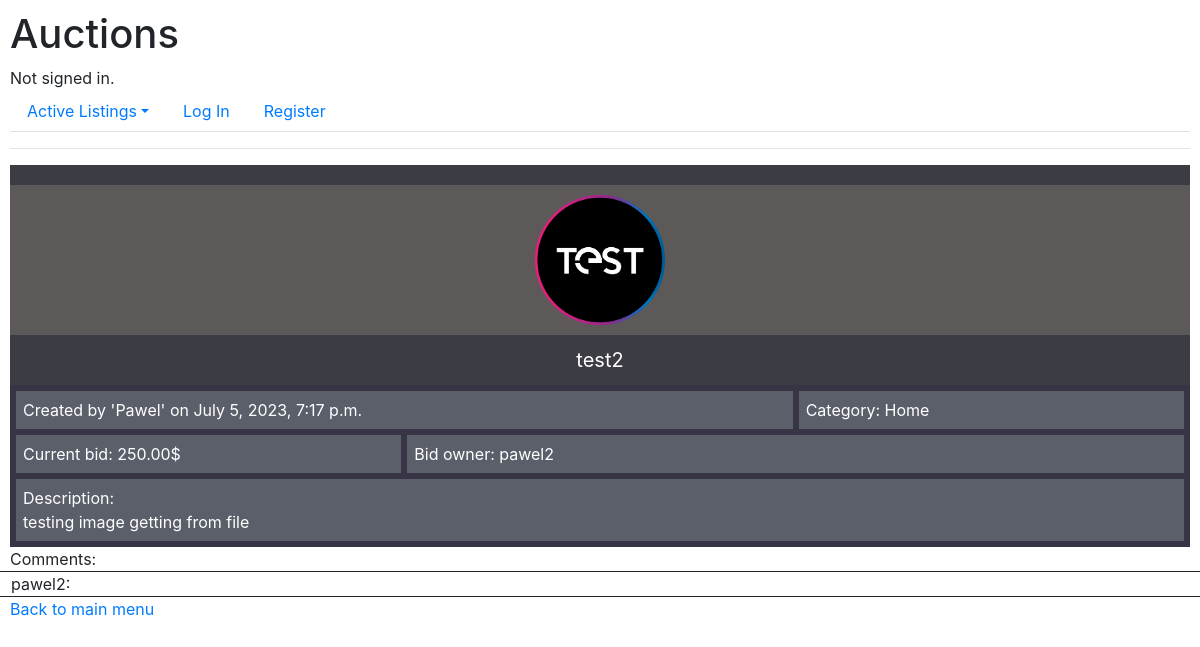
Page /details/2 on the earlier database version.
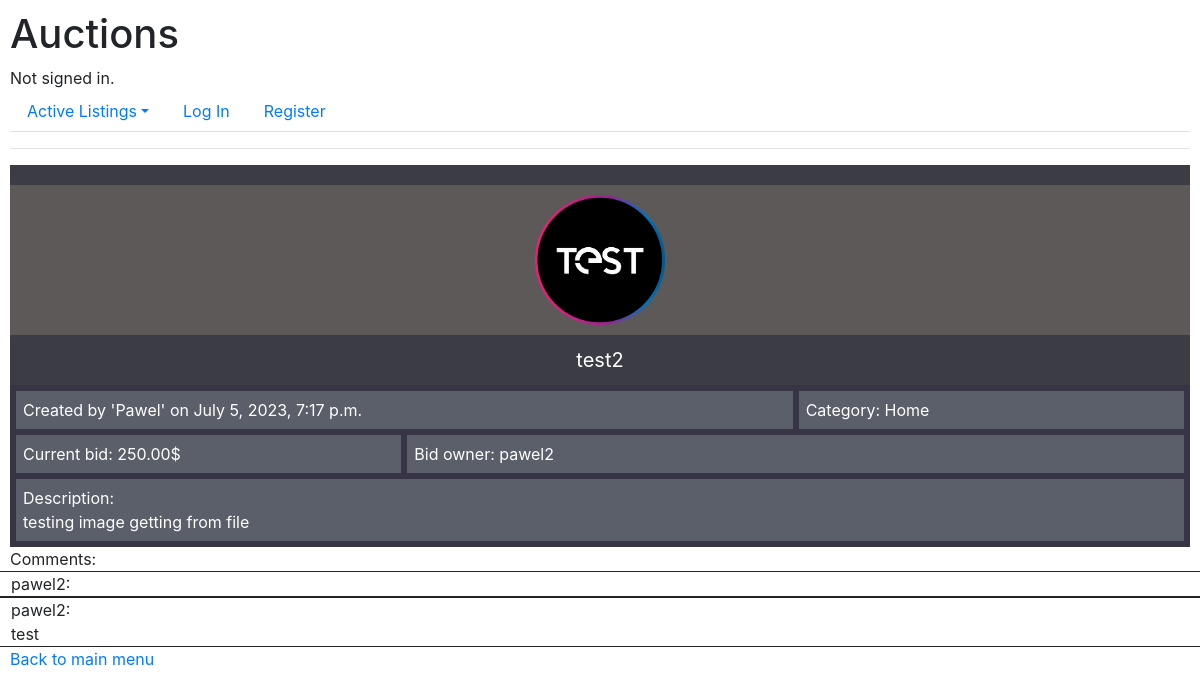
Same page on the later database version.
### auctions/models.py (models this page shows, shortened)
class Comment(models.Model):
    text = models.CharField(max_length=254)
    user = models.ForeignKey(User, on_delete=models.CASCADE, related_name="comment_owner")
    auction = models.ForeignKey(Auction, on_delete=models.CASCADE, related_name="auction_comment")

class User(AbstractUser):
    def __str__(self):
        return f"{self.username}"

### auctions/views.py (the view, shortened to what this page needs)
# urls.py: path("details/<int:product_id>", views.product, name="product"),
def product(request, product_id):
    categories = Category.objects.all()
    product = Auction.objects.get(id=product_id)
    bid = Bid.objects.filter(auction=product_id).order_by('-value').first()
    if bid:
        bid_owner = bid.user.username
    else:
        bid_owner = product.author.username
    if request.user.is_authenticated:
        winner_auctions = Auction.objects.filter(confirmed=False, winner=request.user)
    else:
        winner_auctions = []
    form = BidForm(instance=product)
    all_comments = Comment.objects.filter(auction=product_id)
    return render(request, "auctions/product.html", {
        "product": product,
        "categories": categories,
        "bid_owner": bid_owner,
        "comments": all_comments,
        "auction_owner": product.author == request.user,
        "winner_auctions": winner_auctions,
        "form": form
    })

### auctions/models.py (called while the page is built)
    def __str__(self):
        return f"{self.name}"

### auctions/templates/auctions/product.html (shortened to what this page needs)
{% extends "auctions/layout.html" %}
{% block body %}
    <div class="image-container">
        <div class="text-container"> </div>
        <img src="{{product.image.url}}" class="img-fluid" alt="Product image">
        <div class="text-container">
            {{product.title}}
        </div>
    </div>
    <div class="description-container">
        <div class="row">
          <div class="col-8">Created by '{{product.author}}' on {{product.created_date}}</div>
          <div class="col-4">Category: {{product.category}}</div>
          <div class="col-4">Current bid: {{product.current_bid}}$</div>
          <div class="col-8">Bid owner: {{bid_owner}}</div>
          <div class="col-12">Description:<br>{{product.description}}</div>
        </div>
    </div>
    <div class="page-container">
        Comments:
        <div class="row">
            {% for comment in comments %}
                <div class="col-12" style="border:solid 1px ;">{{comment.user}}:<br>{{comment.text}}</div>
            {% endfor %}
        </div>
    </div>
    <a href="{% url 'index' %}">Back to main menu</a>
{% endblock %}

Differences in the rows shown:
added Comment: user "pawel2", text "test"
